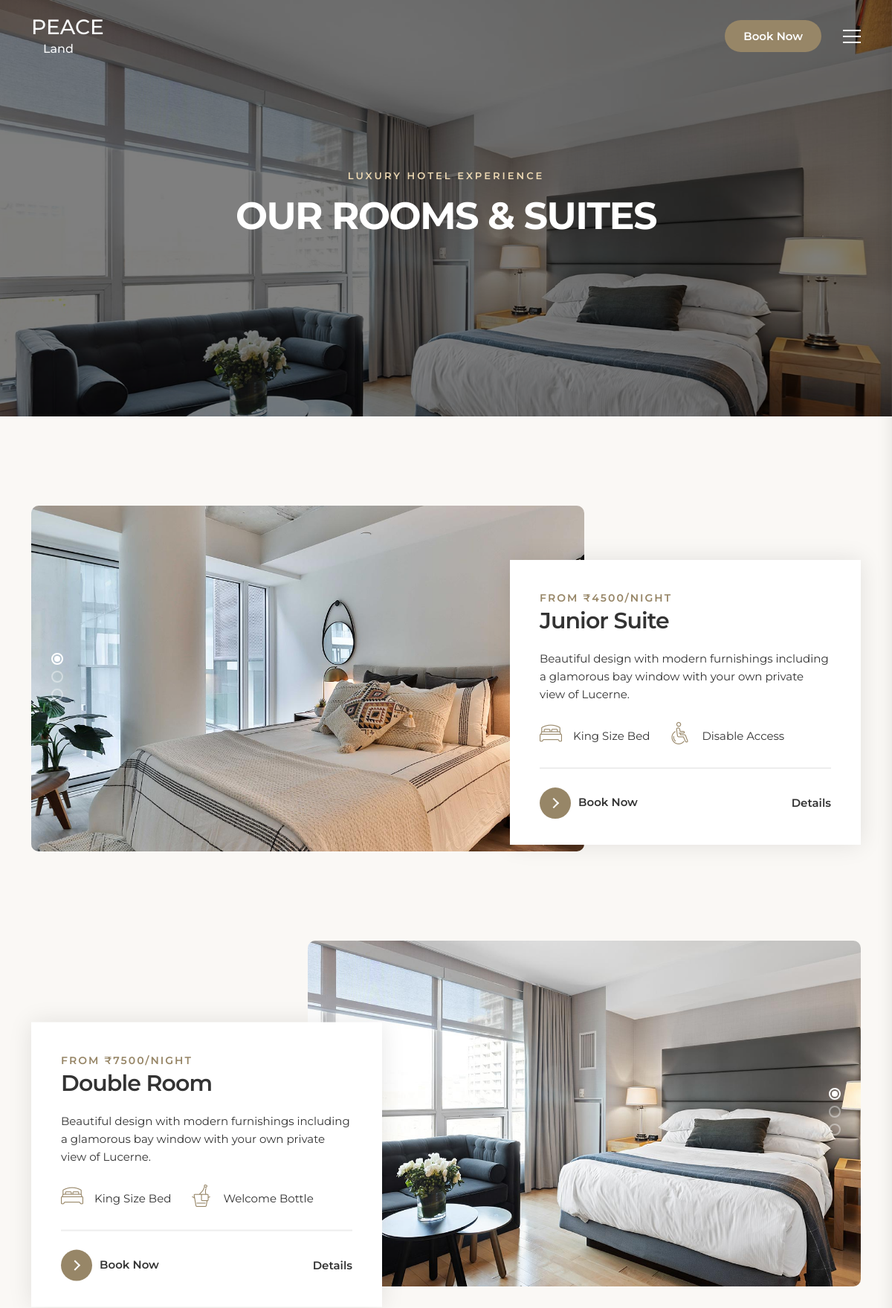
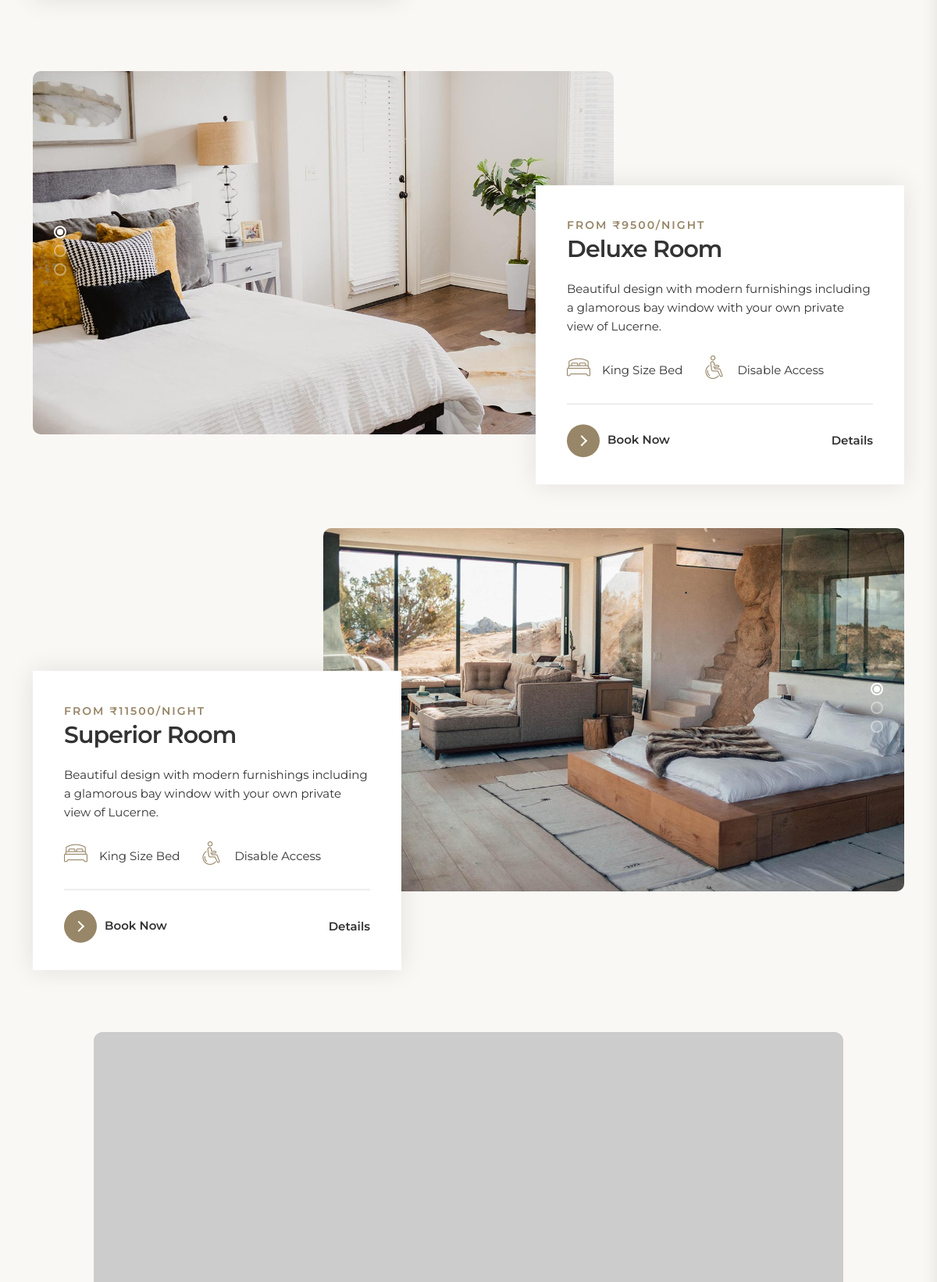
The page /hotel/room-list (upper part) on the database its author committed (2 pictures, top to bottom).
### PeaceLand/models.py (models this page shows, shortened)
class RoomsType(models.Model):
    RoomName = models.CharField(max_length=256)
    RoomImgM = models.ImageField(upload_to="RoomImg/")
    RoomImgF = models.ImageField(upload_to="RoomImg/")
    RoomImgS = models.ImageField(upload_to="RoomImg/")
    RoomPrice = models.IntegerField()
    RoomInfo = models.CharField(max_length=256)
    Room_amenities = models.ManyToManyField(Amenity)
    Room_Total = models.IntegerField()
    BookedRooms = models.IntegerField(default=0)
    class Meta:
        verbose_name = ("TypeOfRooms")
        verbose_name_plural = ("Type_Of_Rooms") #Admin Shows

class Amenity(models.Model):
    name = models.CharField(max_length=100)
    AmenityLogo = models.CharField(max_length=256)
    class Meta:
        verbose_name = ("Amenity")
        verbose_name_plural = ("Rooms_Amenity") #Admin Shows

### PeaceLand/views.py (the view, shortened to what this page needs)
# urls.py: path("room-list",RoomListIndex),
def RoomListIndex(request):
    room_id = request.session.get('room_id')
    room_email = request.session.get('room_email')
    fst_room = RoomsType.objects.all()[0]
    fst_amenities =  fst_room .Room_amenities.all()[:2]
    snd_room = RoomsType.objects.all()[1]
    snd_amenities =  snd_room .Room_amenities.all()[:2]
    trd_room = RoomsType.objects.all()[2]
    trd_amenities =  trd_room .Room_amenities.all()[:2]
    frt_room = RoomsType.objects.all()[3]
    frt_amenities =  frt_room .Room_amenities.all()[:2]
    contact = AdminAddress.objects.all()
    rooms = RoomsType.objects.all()
    context={
        "fst_room":fst_room,
        "snd_room":snd_room,
        "trd_room":trd_room,
        "frt_room":frt_room,
        'fst_amenities':fst_amenities,
        'snd_amenities':snd_amenities,
        'trd_amenities':trd_amenities,
        'frt_amenities':frt_amenities,
        'contacts':contact,
        'rooms':rooms
    }
    return render(request,"room-list.html",context)

### PeaceLand/templates/room-list.html (shortened to what this page needs)
{% extends 'base.html' %}
{% block content %}
    <main>
        <div class="hero medium-height jarallax" data-jarallax data-speed="0.2">
            <img class="jarallax-img" src="/static/img/rooms/2.jpg" alt="">
            <div class="wrapper opacity-mask d-flex align-items-center justify-content-center text-center animate_hero" data-opacity-mask="rgba(0, 0, 0, 0.5)">
                <div class="container">
                    <small class="slide-animated one">Luxury Hotel Experience</small>
                    <h1 class="slide-animated two">Our Rooms & Suites</h1>
                </div>
            </div>
        </div>
        <div class="container margin_120_0">
            <div class="row_list_version_2">
                <div class="row g-0 align-items-center">
                    <div class="col-xl-8">
                        <div class="owl-carousel owl-theme carousel_item_1 kenburns rounded-img">
                            <div class="item">
                                <a data-fslightbox="gallery_1" data-type="image" href="media/{{fst_room.RoomImgM}}"><img src="media/{{fst_room.RoomImgM}}" alt=""></a>
                            </div>
                        </div>
                    </div>
                    <div class="col-xl-4">
                        <div class="box_item_info" data-jarallax-element="-25">
                            <small>From ₹{{fst_room.RoomPrice}}/night</small>
                            <h2>{{fst_room.RoomName}}</h2>
                            <p>{{fst_room.RoomInfo}}</p>
                            <div class="facilities clearfix">
                                <ul>
                                    {% for amenity in fst_amenities%}
                                    <li>
                                        <i class="{{amenity.AmenityLogo}}"></i> {{amenity.name}}
                                    </li>
                                    {%endfor%}
                                </ul>
                            </div>
                            <div class="box_item_footer d-flex align-items-center justify-content-between">
                                <a href="room-book" class="btn_4 learn-more">
                                    <span class="circle">
                                        <span class="icon arrow"></span>
                                    </span>
                                    <span class="button-text">Book Now</span>
                                </a>
                                <a href="room-details-booking/{{fst_room.id}}" class="animated_link">
                                    <strong>Details</strong>
                                </a>
                            </div>
                        </div>
                    </div>
                </div>
            </div>
            <div class="row_list_version_2 inverted">
                <div class="row g-0 align-items-center">
                    <div class="col-xl-8 order-xl-2">
                        <div class="owl-carousel owl-theme carousel_item_1 kenburns rounded-img">
                            <div class="item">
                                <a data-fslightbox="gallery_1" data-type="image" href="media/{{snd_room.RoomImgM}}"><img src="media/{{snd_room.RoomImgM}}" alt=""></a>
                            </div>
                        </div>
                    </div>
                    <div class="col-xl-4">
                        <div class="box_item_info" data-jarallax-element="-25">
                            <small>From ₹{{snd_room.RoomPrice}}/night</small>
                            <h2>{{snd_room.RoomName}}</h2>
                            <p>{{snd_room.RoomInfo}}</p>
                            <div class="facilities clearfix">
                                <ul>
                                    {% for amenity in snd_amenities%}
                                    <li>
                                        <i class="{{amenity.AmenityLogo}}"></i> {{amenity.name}}
                                    </li>
                                    {%endfor%}
                                </ul>
                            </div>
                            <div class="box_item_footer d-flex align-items-center justify-content-between">
                                <a href="#0" class="btn_4 learn-more">
                                    <span class="circle">
                                        <span class="icon arrow"></span>
                                    </span>
                                    <span class="button-text">Book Now</span>
                                </a>
                                <a href="room-details-booking/{{snd_room.id}}" class="animated_link">
                                    <strong>Details</strong>
                                </a>
                            </div>
                        </div>
                    </div>
                </div>
            </div>
            <div class="row_list_version_2">
                <div class="row g-0 align-items-center">
                    <div class="col-xl-8">
                        <div class="owl-carousel owl-theme carousel_item_1 kenburns rounded-img">
                            <div class="item">
                                <a data-fslightbox="gallery_1" data-type="image" href="media/{{trd_room.RoomImgM}}"><img src="media/{{trd_room.RoomImgM}}" alt=""></a>
                            </div>
                        </div>
                    </div>
                    <div class="col-xl-4">
                        <div class="box_item_info" data-jarallax-element="-25">
                            <small>From ₹{{trd_room.RoomPrice}}/night</small>
                            <h2>{{trd_room.RoomName}}</h2>
                            <p>{{trd_room.RoomInfo}}</p>
                            <div class="facilities clearfix">
                                <ul>
                                    {% for amenity in trd_amenities%}
                                    <li>
                                        <i class="{{amenity.AmenityLogo}}"></i> {{amenity.name}}
                                    </li>
                                    {%endfor%}
                                </ul>
                            </div>
                            <div class="box_item_footer d-flex align-items-center justify-content-between">
                                <a href="room-book" class="btn_4 learn-more">
                                    <span class="circle">
                                        <span class="icon arrow"></span>
                                    </span>
                                    <span class="button-text">Book Now</span>
                                </a>
                                <a href="room-details-booking/{{trd_room.id}}" class="animated_link">
                                    <strong>Details</strong>
                                </a>
                            </div>
                        </div>
                    </div>
                </div>
            </div>
            <div class="row_list_version_2 inverted">
                <div class="row g-0 align-items-center">
                    <div class="col-xl-8 order-xl-2">
                        <div class="owl-carousel owl-theme carousel_item_1 kenburns rounded-img">
                            <div class="item">
                                <a data-fslightbox="gallery_1" data-type="image" href="media/{{frt_room.RoomImgM}}"><img src="media/{{frt_room.RoomImgM}}" alt=""></a>
                            </div>
                        </div>
                    </div>
                    <div class="col-xl-4">
                        <div class="box_item_info" data-jarallax-element="-25">
                            <small>From ₹{{frt_room.RoomPrice}}/night</small>
                            <h2>{{frt_room.RoomName}}</h2>
                            <p>{{frt_room.RoomInfo}}</p>
                            <div class="facilities clearfix">
                                <ul>
                                    {% for amenity in frt_amenities%}
                                    <li>
                                        <i class="{{amenity.AmenityLogo}}"></i> {{amenity.name}}
                                    </li>
                                    {%endfor%}
                                </ul>
                            </div>
                            <div class="box_item_footer d-flex align-items-center justify-content-between">
                                <a href="room-book" class="btn_4 learn-more">
                                    <span class="circle">
                                        <span class="icon arrow"></span>
                                    </span>
                                    <span class="button-text">Book Now</span>
                                </a>
                                <a href="room-details-booking/{{frt_room.id}}" class="animated_link">
                                    <strong>Details</strong>
                                </a>
                            </div>
                        </div>
                    </div>
                </div>
            </div>
        </div>
        <div class="pinned-image pinned-image--medium">
            <div class="pinned-image__container" id="section_video">
                <video loop="loop" muted="muted" id="video_home">
                    <source src="/static/video/sunset.mp4" type="video/mp4">
                    <source src="/static/video/sunset.webm" type="video/webm">
                    <source src="/static/video/sunset.ogv" type="video/ogg">
                </video>
            </div>
        </div>
    </main>
{%endblock%}

### PeaceLand/templates/base.html (shortened to what this page needs)
<!DOCTYPE html>
<html lang="zxx">
<head>
    {% load static %}
    <link rel="stylesheet" href="https://cdn.jsdelivr.net/npm/flatpickr/dist/flatpickr.min.css">
    <link href="{% static 'css/bootstrap.min.css'%}" rel="stylesheet">
    <link href="{% static 'css/style.css'%}" rel="stylesheet">
	<link href="{% static 'css/vendors.min.css' %}" rel="stylesheet">
    <link href="{% static 'css/custom.css' %}" rel="stylesheet">
</head>
<body>
    <header class="reveal_header">
        <div class="container">
            <div class="row align-items-center">
                 <div class="col-6">
                    <a href="./index" class="logo_normal"><span class="h3 text-light fw-5">PEACE </span><br><span class="h6 text-light text-center ps-3">Land</span></a>
                </div>
                <div class="col-6">
                    <nav>
                        <ul>
                            <li><a href="#booking_section" class="btn_1 btn_scrollto">Book Now</a></li>
                            <li>
                               <div class="hamburger_2 open_close_nav_panel">
                                    <div class="hamburger__box">
                                        <div class="hamburger__inner"></div>
                                    </div>
                                </div>
                            </li>
                        </ul>
                    </nav>
                </div>
            </div>
        </div>
    </header>
    {% block content %}
    {% endblock %}
</body>
</html>

### rows shown on the page
RoomsType: RoomImgM (picture), RoomPrice "4500", RoomName "Junior Suite", RoomInfo "Beautiful design with modern furnishings including a glamorous bay window with your own private view of Lucerne."
Amenity: name "King Size Bed"
Amenity: name "Disable Access"
RoomsType: RoomImgM (picture), RoomPrice "7500", RoomName "Double Room", RoomInfo "Beautiful design with modern furnishings including a glamorous bay window with your own private view of Lucerne."
Amenity: name "Welcome Bottle"
RoomsType: RoomImgM (picture), RoomPrice "9500", RoomName "Deluxe Room", RoomInfo "Beautiful design with modern furnishings including a glamorous bay window with your own private view of Lucerne."
RoomsType: RoomImgM (picture), RoomPrice "11500", RoomName "Superior Room", RoomInfo "Beautiful design with modern furnishings including a glamorous bay window with your own private view of Lucerne."
